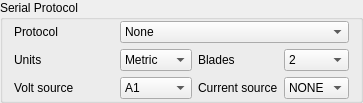
      <widget class="QGroupBox" name="serialGB">
       <property name="sizePolicy">
        <sizepolicy hsizetype="MinimumExpanding" vsizetype="Preferred">
         <horstretch>0</horstretch>
         <verstretch>0</verstretch>
        </sizepolicy>
       </property>
       <property name="title">
        <string>Serial Protocol</string>
       </property>
       <layout class="QVBoxLayout" name="verticalLayout_6">
        <property name="topMargin">
         <number>1</number>
        </property>
        <property name="bottomMargin">
         <number>1</number>
        </property>
        <item>
         <layout class="QGridLayout" name="gridLayout_34" columnstretch="0,1,1,1">
          <item row="2" column="0">
           <widget class="QLabel" name="label_4">
            <property name="sizePolicy">
             <sizepolicy hsizetype="MinimumExpanding" vsizetype="Preferred">
              <horstretch>0</horstretch>
              <verstretch>0</verstretch>
             </sizepolicy>
            </property>
            <property name="text">
             <string>Volt source</string>
            </property>
           </widget>
          </item>
          <item row="1" column="1">
           <widget class="QComboBox" name="frskyUnitsCB">
            <property name="sizePolicy">
             <sizepolicy hsizetype="Preferred" vsizetype="Fixed">
              <horstretch>0</horstretch>
              <verstretch>0</verstretch>
             </sizepolicy>
            </property>
            <item>
             <property name="text">
              <string>Metric</string>
             </property>
            </item>
            <item>
             <property name="text">
              <string>Imperial</string>
             </property>
            </item>
           </widget>
          </item>
          <item row="2" column="2">
           <widget class="QLabel" name="current_label">
            <property name="sizePolicy">
             <sizepolicy hsizetype="MinimumExpanding" vsizetype="MinimumExpanding">
              <horstretch>0</horstretch>
              <verstretch>0</verstretch>
             </sizepolicy>
            </property>
            <property name="minimumSize">
             <size>
              <width>0</width>
              <height>0</height>
             </size>
            </property>
            <property name="text">
             <string>Current source</string>
            </property>
           </widget>
          </item>
          <item row="0" column="0">
           <widget class="QLabel" name="label_112">
            <property name="sizePolicy">
             <sizepolicy hsizetype="MinimumExpanding" vsizetype="Preferred">
              <horstretch>0</horstretch>
              <verstretch>0</verstretch>
             </sizepolicy>
            </property>
            <property name="minimumSize">
             <size>
              <width>100</width>
              <height>0</height>
             </size>
            </property>
            <property name="text">
             <string>Protocol</string>
            </property>
           </widget>
          </item>
          <item row="2" column="3">
           <widget class="QComboBox" name="frskyCurrentCB">
            <property name="sizePolicy">
             <sizepolicy hsizetype="Preferred" vsizetype="Fixed">
              <horstretch>0</horstretch>
              <verstretch>0</verstretch>
             </sizepolicy>
            </property>
            <item>
             <property name="text">
              <string>NONE</string>
             </property>
            </item>
            <item>
             <property name="text">
              <string>A1</string>
             </property>
            </item>
            <item>
             <property name="text">
              <string>A2</string>
             </property>
            </item>
            <item>
             <property name="text">
              <string>FAS</string>
             </property>
            </item>
           </widget>
          </item>
          <item row="0" column="1" colspan="3">
           <widget class="QComboBox" name="frskyProtoCB">
            <property name="sizePolicy">
             <sizepolicy hsizetype="MinimumExpanding" vsizetype="Fixed">
              <horstretch>0</horstretch>
              <verstretch>0</verstretch>
             </sizepolicy>
            </property>
            <item>
             <property name="text">
              <string>None</string>
             </property>
            </item>
            <item>
             <property name="text">
              <string>FrSky Sensor Hub</string>
             </property>
            </item>
           </widget>
          </item>
          <item row="2" column="1">
           <widget class="QComboBox" name="frskyVoltCB">
            <property name="sizePolicy">
             <sizepolicy hsizetype="Preferred" vsizetype="Fixed">
              <horstretch>0</horstretch>
              <verstretch>0</verstretch>
             </sizepolicy>
            </property>
            <item>
             <property name="text">
              <string>A1</string>
             </property>
            </item>
            <item>
             <property name="text">
              <string>A2</string>
             </property>
            </item>
            <item>
             <property name="text">
              <string>FAS</string>
             </property>
            </item>
            <item>
             <property name="text">
              <string>CEL</string>
             </property>
            </item>
           </widget>
          </item>
          <item row="1" column="3">
           <widget class="QComboBox" name="frskyBladesCB">
            <property name="sizePolicy">
             <sizepolicy hsizetype="Preferred" vsizetype="Fixed">
              <horstretch>0</horstretch>
              <verstretch>0</verstretch>
             </sizepolicy>
            </property>
            <item>
             <property name="text">
              <string>2</string>
             </property>
            </item>
            <item>
             <property name="text">
              <string>3</string>
             </property>
            </item>
            <item>
             <property name="text">
              <string>4</string>
             </property>
            </item>
           </widget>
          </item>
          <item row="1" column="0">
           <widget class="QLabel" name="label_113">
            <property name="sizePolicy">
             <sizepolicy hsizetype="MinimumExpanding" vsizetype="Preferred">
              <horstretch>0</horstretch>
              <verstretch>0</verstretch>
             </sizepolicy>
            </property>
            <property name="minimumSize">
             <size>
              <width>0</width>
              <height>0</height>
             </size>
            </property>
            <property name="text">
             <string>Units</string>
            </property>
           </widget>
          </item>
          <item row="1" column="2">
           <widget class="QLabel" name="blades_label">
            <property name="sizePolicy">
             <sizepolicy hsizetype="MinimumExpanding" vsizetype="MinimumExpanding">
              <horstretch>0</horstretch>
              <verstretch>0</verstretch>
             </sizepolicy>
            </property>
            <property name="text">
             <string>Blades</string>
            </property>
           </widget>
          </item>
         </layout>
        </item>
       </layout>
      </widget>
